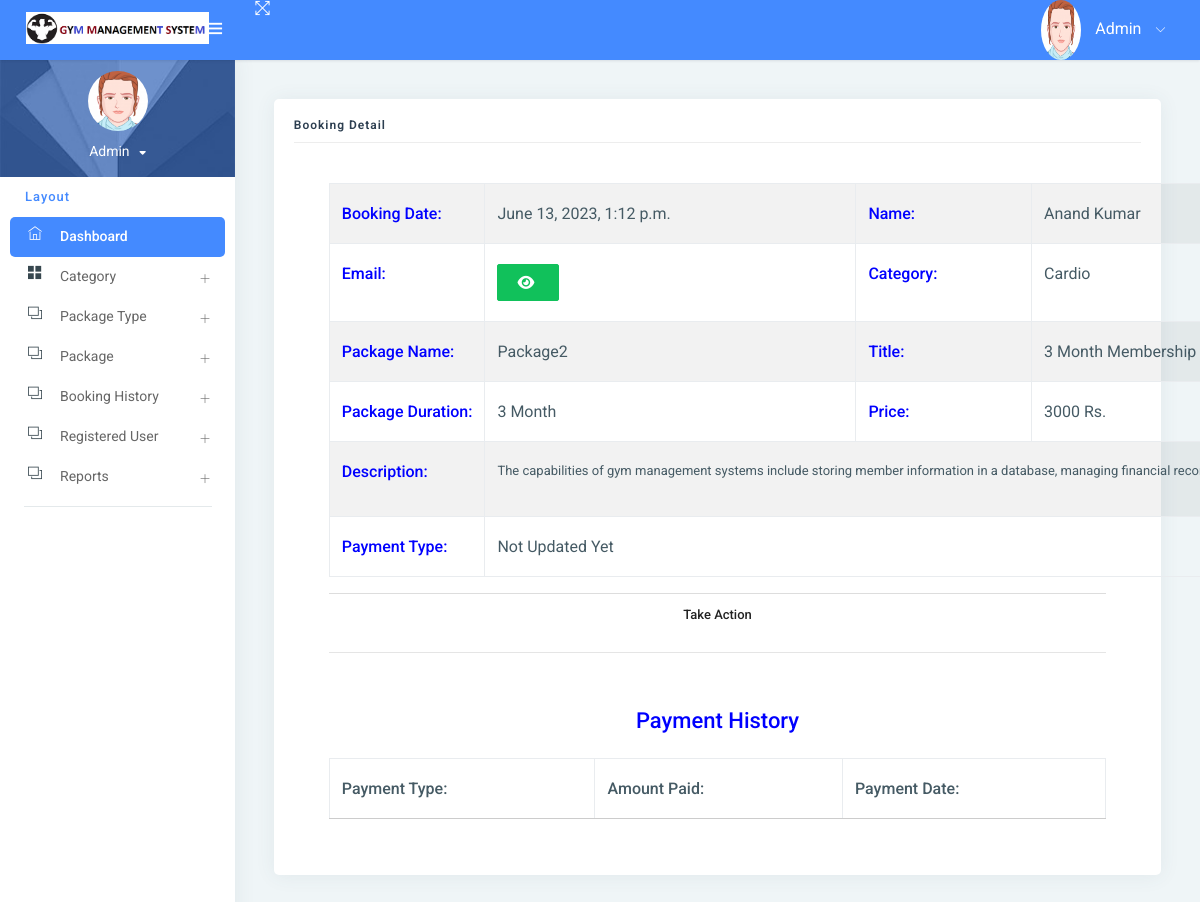
The app's page /booking_detail/4/ (signed in) with its own data.
### gym/models.py (models this page shows, shortened)
class Booking(models.Model):
    package = models.ForeignKey(Package, on_delete=models.CASCADE, null=True, blank=True)
    register = models.ForeignKey(Signup, on_delete=models.CASCADE, null=True, blank=True)
    bookingnumber = models.CharField(max_length=100, null=True, blank=True)
    status = models.IntegerField(choices=STATUS, default=1)
    creationdate = models.DateTimeField(auto_now_add=True)

class Signup(models.Model):
    user = models.ForeignKey(User, on_delete=models.CASCADE, null=True)
    mobile = models.CharField(max_length=15, null=True)
    state = models.CharField(max_length=150, null=True)
    city = models.CharField(max_length=150, null=True)
    address = models.CharField(max_length=200, null=True)
    creationdate = models.DateTimeField(auto_now_add=True)

class Package(models.Model):
    category = models.ForeignKey(Category, on_delete=models.CASCADE, null=True)
    packagename = models.ForeignKey(Packagetype, on_delete=models.CASCADE, null=True)
    titlename = models.CharField(max_length=200, null=True)
    packageduration = models.CharField(max_length=50, null=True)
    price = models.CharField(max_length=200, null=True)
    description = models.CharField(max_length=200, null=True)
    creationdate = models.DateTimeField(auto_now_add=True)

class Category(models.Model):
    categoryname = models.CharField(max_length=200, null=True)
    status = models.CharField(max_length=300, null=True)
    creationdate = models.DateTimeField(auto_now_add=True)

class Packagetype(models.Model):
    category = models.ForeignKey(Category, on_delete=models.CASCADE, null=True)
    packagename = models.CharField(max_length=200, null=True)
    creationdate = models.DateTimeField(auto_now_add=True)
    def __str__(self):
        return self.packagename

### gym/views.py (the view, shortened to what this page needs)
# urls.py: path('booking_detail/<int:pid>/', booking_detail, name="booking_detail"),
def booking_detail(request, pid):
    data = Booking.objects.get(id=pid)
    payment = Paymenthistory.objects.filter(booking=data)
    if request.user.is_staff:
        return render(request, "admin/admin_booking_detail.html", locals())
    else:
        return render(request, "user_booking_detail.html", locals())

### gym/templates/admin/admin_booking_detail.html (shortened to what this page needs)
{% extends 'admin_base.html' %}
{% load static custom_tags %}
{% block main %}
<link rel="stylesheet" href="https://cdnjs.cloudflare.com/ajax/libs/font-awesome/6.2.0/css/all.min.css" />
<div class="pcoded-inner-content">
    <div class="main-body">
        <div class="page-wrapper">
            <div class="page-body">
                <div class="row">
                    <div class="col-sm-12">
                        <div class="card">
                            <div class="card-block">
                                <h4 class="sub-title">Booking Detail</h4>
                                <div class="card-body">
                                <div class="container">
                                    <table id="example1" class="table table-bordered table-striped">
                                        <tr>
                                            <th style="color:blue">Booking Date:</th>
                                            <td>{{data.creationdate}}</td>
                                            <th style="color:blue">Name:</th>
                                            <td>{{data.register.user.first_name}}{{data.register.user.last_name}}</td>
                                        </tr>
                                        <tr>
                                            <th style="color:blue">Email:</th>
                                            <td>
                                                <button type="button" class="btn btn-success" id="email-btn-{{forloop.counter}}" onclick="togglePassword('email-{{forloop.counter}}', this.id)"><i class="fa fa-eye"></i></button>
                                            </td>
                                            <th style="color:blue">Category:</th>
                                            <td>{{data.package.category.categoryname}}</td>
                                        </tr>
                                        <tr>
                                            <th style="color:blue">Package Name:</th>
                                            <td>{{data.package.packagename}}</td>
                                            <th style="color:blue">Title:</th>
                                            <td>{{data.package.titlename}}</td>
                                        </tr>
                                        <tr>
                                            <th style="color:blue">Package Duration:</th>
                                            <td>{{data.package.packageduration}}</td>
                                            <th style="color:blue">Price:</th>
                                            <td>{{data.package.price}} Rs.</td>
                                        </tr>
                                        <tr>
                                            <th style="color:blue">Description:</th>
                                            <td colspan="12">{{data.package.description|safe}}</td>
                                        </tr>
                                        <tr>
                                            <th style="color:blue">Payment Type:</th>
                                             <td colspan="12">{{data.get_status_display}}</td>
                                        </tr>
                                    </table>
                                    {% if data.status == 1 %}
                                    <center>
                                        <div class="accordion-heading" role="tab" id="headingOne">
                                                <h3 class="card-title accordion-title"><a class="accordion-msg waves-effect waves-dark" data-toggle="collapse" data-parent="#accordion" href="#collapseOne" aria-expanded="true" aria-controls="collapseOne">
                                                    Take Action</a>
                                                </h3>
                                        </div>
                                    </center>
                                    {% endif %}
                                    <hr>
                                    {% if data.status != "New" %}
                                    <table id="example6" class="table table-bordered table-striped">
                                        <div class="card-body">
                                            <tr>
                                                <center>
                                                    <h4 style="color:blue">Payment History</h4>
                                                </center>
                                            </tr>
                                            <table id="example5" class="table table-bordered table-striped">
                                                <thead>
                                                <tr>
                                                    <th>Payment Type:</th>
                                                    <th>Amount Paid:</th>
                                                    <th>Payment Date:</th>
                                                </tr>
                                                </thead>
                                            </table>
                                        </div>
                                    </table>
                                    {% endif %}
                                </div>
                                </div>
                            </div>
                        </div>
                    </div>
                </div>
            </div>
        </div>
    </div>
</div>
{% endblock %}

### gym/templates/admin_base.html (shortened to what this page needs)
{% load static %}
<html lang="en">
<head>
    <link rel="stylesheet" href="{% static 'assets1/pages/waves/css/waves.min.css' %}" type="text/css" media="all">
    <link rel="stylesheet" type="text/css" href="{% static 'assets1/css/bootstrap/css/bootstrap.min.css' %}">
    <link rel="stylesheet" href="{% static 'assets1/pages/waves/css/waves.min.css' %}" type="text/css" media="all">
    <link rel="stylesheet" type="text/css" href="{% static 'assets1/icon/themify-icons/themify-icons.css' %}">
    <link rel="stylesheet" type="text/css" href="{% static 'assets1/icon/font-awesome/css/font-awesome.min.css' %}">
    <link rel="stylesheet" type="text/css" href="{% static 'assets1/css/jquery.mCustomScrollbar.css' %}">
    <link rel="stylesheet" href="https://www.amcharts.com/lib/3/plugins/export/export.css" type="text/css" media="all"/>
    <link rel="stylesheet" type="text/css" href="{% static 'assets1/css/style.css' %}">
</head>
<body>
<div id="pcoded" class="pcoded">
    <div class="pcoded-container navbar-wrapper">
        <nav class="navbar header-navbar pcoded-header">
            <div class="navbar-wrapper">
                <div class="navbar-logo">
                    <a class="mobile-menu waves-effect waves-light" id="mobile-collapse" href="#!">
                        <i class="ti-menu"></i>
                    </a>
                    <a href="{% url 'admin_home' %}">
                        <img class="img-fluid" src="{% static 'assets1/images/logo.png' %}" alt="Theme-Logo"
                             style="width:85%">
                    </a>
                </div>
                <div class="navbar-container container-fluid">
                    <ul class="nav-left">
                        <li>
                            <a href="#!" onclick="javascript:toggleFullScreen()" class="waves-effect waves-light">
                                <i class="ti-fullscreen"></i>
                            </a>
                        </li>
                    </ul>
                    <ul class="nav-right">
                        <li class="user-profile header-notification">
                            <a href="#!" class="waves-effect waves-light">
                                <img src="{% static 'assets1/images/avatar-1.png' %}" class="img-radius"
                                     alt="">
                                <span>Admin</span>
                                <i class="ti-angle-down"></i>
                            </a>
                        </li>
                    </ul>
                </div>
            </div>
        </nav>
        <div class="pcoded-main-container">
            <div class="pcoded-wrapper">
                <nav class="pcoded-navbar">
                    <div class="pcoded-inner-navbar main-menu">
                        <div class="">
                            <div class="main-menu-header">
                                <img class="img-80 img-radius" src="{% static 'assets1/images/avatar-1.png' %}"
                                     alt="">
                                <div class="user-details">
                                    <span id="more-details">Admin<i class="fa fa-caret-down"></i></span>
                                </div>
                            </div>
                        </div>
                        <div class="pcoded-navigation-label" data-i18n="nav.category.navigation">Layout</div>
                        <ul class="pcoded-item pcoded-left-item">
                            <li class="active">
                                <a href="{% url 'admin_home' %}" class="waves-effect waves-dark">
                                    <span class="pcoded-micon"><i class="ti-home"></i><b>D</b></span>
                                    <span class="pcoded-mtext" data-i18n="nav.dash.main">Dashboard</span>
                                </a>
                            </li>
                            <li class="pcoded-hasmenu">
                                <a href="javascript:void(0)" class="waves-effect waves-dark">
                                    <span class="pcoded-micon"><i class="ti-layout-grid2-alt"></i></span>
                                    <span class="pcoded-mtext" data-i18n="nav.basic-components.main">Category</span>
                                </a>
                            </li>
                            <li class="pcoded-hasmenu">
                                <a href="javascript:void(0)" class="waves-effect waves-dark">
                                    <span class="pcoded-micon"><i class="ti-layers"></i></span>
                                    <span class="pcoded-mtext"
                                          data-i18n="nav.basic-components.main">Package Type </span>
                                </a>
                            </li>
                            <li class="pcoded-hasmenu">
                                <a href="javascript:void(0)" class="waves-effect waves-dark">
                                    <span class="pcoded-micon"><i class="ti-layers"></i></span>
                                    <span class="pcoded-mtext"
                                          data-i18n="nav.basic-components.main"> Package</span>
                                </a>
                            </li>
                            <li class="pcoded-hasmenu">
                                <a href="javascript:void(0)" class="waves-effect waves-dark">
                                    <span class="pcoded-micon"><i class="ti-layers"></i></span>
                                    <span class="pcoded-mtext"
                                          data-i18n="nav.basic-components.main">Booking History</span>
                                </a>
                            </li>
                               <li class="pcoded-hasmenu">
                                <a href="javascript:void(0)" class="waves-effect waves-dark">
                                    <span class="pcoded-micon"><i class="ti-layers"></i></span>
                                    <span class="pcoded-mtext"
                                          data-i18n="nav.basic-components.main"> Registered User</span>
                                </a>
                            </li>
                            <li class="pcoded-hasmenu">
                                <a href="javascript:void(0)" class="waves-effect waves-dark">
                                    <span class="pcoded-micon"><i class="ti-layers"></i></span>
                                    <span class="pcoded-mtext"
                                          data-i18n="nav.basic-components.main">Reports</span>
                                </a>
                            </li>
                        </ul>
                    </div>
                </nav>
                <div class="pcoded-content">
                    {% block main %}
                    {% endblock %}
                </div>
            </div>
        </div>
    </div>
</div>
</body>
</html>

### gym/templates/admin/admin_booking_detail.html (style rules this page uses)
img { width: 60px; height: 60px; }
td { padding:0px; }

### records on screen
Booking: creationdate "June 13, 2023, 1:12 p.m.", register.user.first_name "Anand", register.user.last_name "Kumar", package.category.categoryname "Cardio", package.packagename "Package2", package.titlename "3 Month Membership…", package.packageduration "3 Month", package.price "3000", package.description "The capabilities of gym management systems include storing member information in a database, managing financial…", status "Not Updated Yet"
